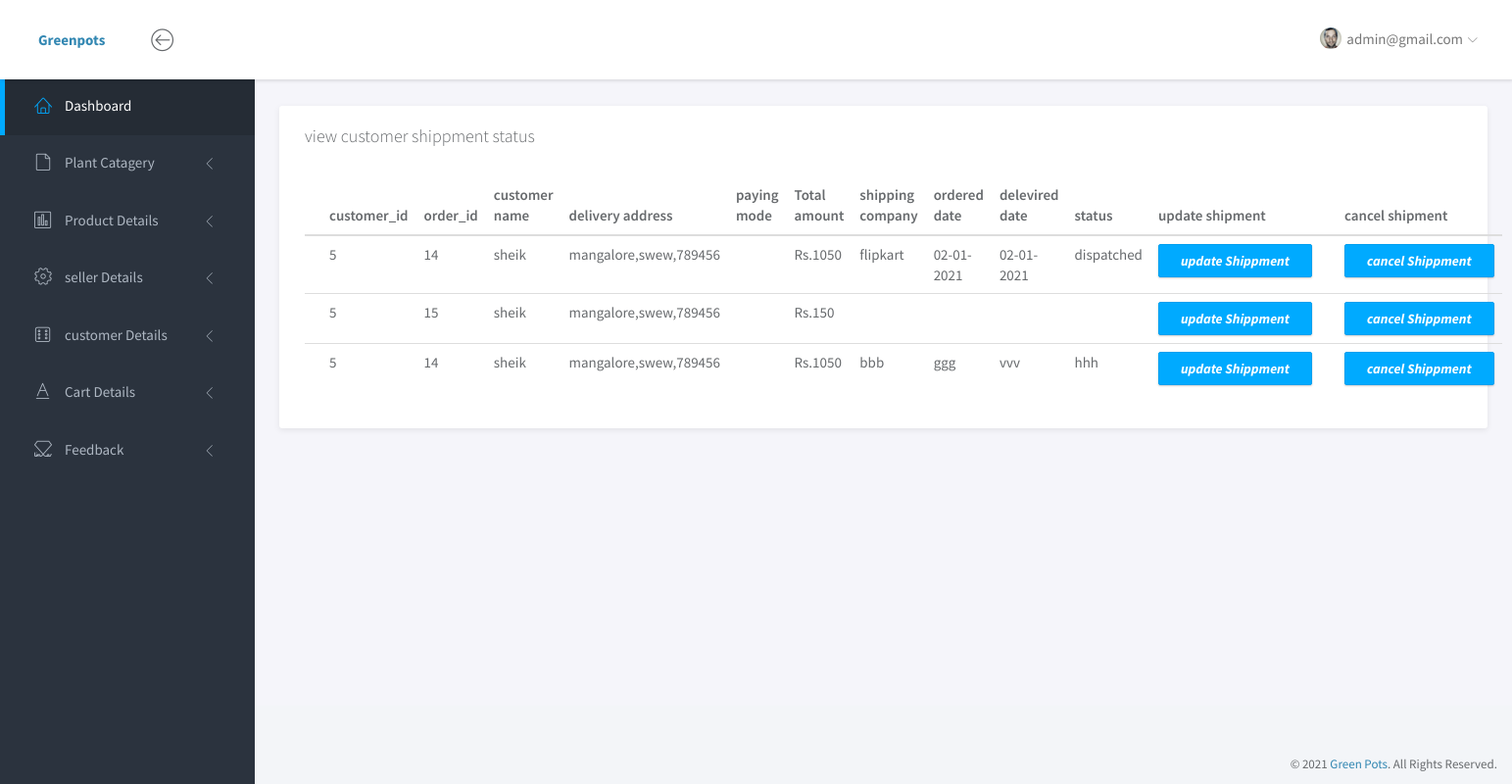
/admin/sendorderstatus.php (signed in), run on the app's committed database.
### tables this page shows
CREATE TABLE `addorderdetail` (
  `ao_id` int(11) NOT NULL,
  `name` varchar(100) NOT NULL,
  `address` varchar(1000) NOT NULL,
  `state` varchar(100) NOT NULL,
  `pin` int(100) NOT NULL,
  `shipcom` varchar(100) NOT NULL,
  `bdate` varchar(100) NOT NULL,
  `ddate` varchar(100) NOT NULL,
  `status` varchar(800) NOT NULL,
  `u_id` int(100) NOT NULL,
  `or_id` int(100) NOT NULL,
  `paymode` varchar(100) NOT NULL,
  `tamount` int(100) NOT NULL
);

### app/Main.php (called while the page is built, shortened)
<?php
class Main {
    public function __construct(){
        try{
            $this->conn = new PDO(DB_TYPE.":host=".DB_SERVER.";dbname=".DB_DATABASE, DB_USER, DB_PASSWORD);
        }
        catch (PDOException $e){
            echo '<h3>Database Not Connected</h3>','<p>Please Check database connection before running this site ...</p>'; exit;
        }
    }
}

### app/Admin.php (called while the page is built, shortened)
<?php
class Admin extends Main
{
	public function ret($stmt){
		$stmt = $this->conn->prepare($stmt);
		$stmt->execute();
		return $stmt;
	}
}
?>

### admin/sendorderstatus.php (the view, shortened to what this page needs)
<?php
$admin = new Admin();
?>
<!doctype html>
<html lang="en">
<head>
	<link rel="stylesheet" href="assets/vendor/bootstrap/css/bootstrap.min.css">
	<link rel="stylesheet" href="assets/vendor/font-awesome/css/font-awesome.min.css">
	<link rel="stylesheet" href="assets/vendor/linearicons/style.css">
	<link rel="stylesheet" href="assets/vendor/chartist/css/chartist-custom.css">
	<link rel="stylesheet" href="assets/css/main.css">
	<link rel="stylesheet" href="assets/css/demo.css">
</head>
<body>
	<div id="wrapper">
		<?php include "header.php" ?>
        <?php include "sidebar.php" ?>
		<div class="main">
			<div class="main-content">
				<div class="container-fluid">
							<div class="panel">
								<div class="panel-heading">
									<h3 class="panel-title">view customer shippment status</h3>
								</div>
								<div class="panel-body">
									<table class="table table-hover table-dark">
										<thead>
											<tr>
												<th>customer_id</th>
												<th>order_id</th>
												<th>customer name</th>
												<th>delivery address</th>
												<th>paying mode</th>
												<th>Total amount</th>
												<th>shipping company</th>
												<th>ordered date</th>
												<th>delevired date</th>
												<th>status</th>
												<th>update shipment</th>
												<th>cancel shipment</th>
											</tr>
										</thead>
										<tbody>
											<?php
                                   $stmtss=$admin -> ret("SELECT * FROM `addorderdetail`");
                                   while($rowss=$stmtss->fetch(PDO::FETCH_ASSOC))
                                   {
                                         ?>
											<tr>
												  <td><?= $rowss['u_id']; ?></td>
												  <td><?= $rowss['or_id']; ?></td>
												   <td><?= $rowss['name']; ?></td>
												  <td><?= $rowss['address']; ?>,<?= $rowss['state']; ?>,<?= $rowss['pin']; ?></td>
												    <td style="color:red"><?= $rowss['paymode']; ?></td>
												    <td>Rs.<?= $rowss['tamount']; ?></td>
												     <td><?= $rowss['shipcom']; ?></td>
												      <td><?= $rowss['bdate']; ?></td>
												       <td><?= $rowss['ddate']; ?></td>
												        <td><?= $rowss['status']; ?></td>
                          				     <td>
                              <a href="addorderdetailupdate.php?id=<?= $rowss['ao_id']; ?>" class="btn btn-primary" onclick="return confirm('Are you sure want do update shipment?')"><b><i>update Shippment</i></b></a>
                          </td>
                          		     <td>
                              <a href="admincontroller/addorderdetail.php?id=<?= $rowss['ao_id']; ?>" class="btn btn-primary" onclick="return confirm('Are you sure want do cancel shipment?')"><b><i>cancel Shippment</i></b></a>
                          </td>
											</tr>
										<?php } ?>
										</tbody>
									</table>
								</div>
							</div>
				</div>
			</div>
		</div>
        <?php include "footer.php" ?>
	</div>
</body>
</html>

### admin/header.php (shortened to what this page needs)
<nav class="navbar navbar-default navbar-fixed-top">
			<div class="brand">
				<a href="index.php"><b>Greenpots</b></a>
			</div>
			<div class="container-fluid">
				<div class="navbar-btn">
					<button type="button" class="btn-toggle-fullwidth"><i class="lnr lnr-arrow-left-circle"></i></button>
				</div>
				<div id="navbar-menu">
					<ul class="nav navbar-nav navbar-right">
						<li class="dropdown">
					   <?php
                        $stmt=$admin -> ret("SELECT * FROM admin");
                        $row=$stmt->fetch(PDO::FETCH_ASSOC);
                        ?>
							<a href="#" class="dropdown-toggle" data-toggle="dropdown"><img src="assets/img/user.png" class="img-circle" alt="Avatar"> <span><?php echo $row['email'];?></span> <i class="icon-submenu lnr lnr-chevron-down"></i></a>
						</li>
					</ul>
				</div>
			</div>
		</nav>

### admin/assets/css/main.css (style rules this page uses)
html { position: relative; min-height: 100%; }
body { background-color: #F3F5F8; font-family: "Source Sans Pro", sans-serif; font-size: 15px; color: #676a6d; }
a { color: #3287B2; }
th { font-weight: 600; }
#wrapper .main { -webkit-transition: all 0.3s ease-in-out; -moz-transition: all 0.3s ease-in-out; -ms-transition: all 0.3s ease-in-out; -o-transition: all 0.3s ease-in-out; transition: all 0.3s ease-in-out; width: calc(100% - 260px); left: 0; position: relative; float: right; background-color: #f5f5fa; }
#wrapper #sidebar-nav, #wrapper .main { padding-top: 80px; }
.main-content { padding: 28px 10px; }
.navbar-default { -webkit-transition: all 0.3s ease-in-out; -moz-transition: all 0.3s ease-in-out; -ms-transition: all 0.3s ease-in-out; -o-transition: all 0.3s ease-in-out; transition: all 0.3s ease-in-out; -moz-box-shadow: 1px 2px 3px rgba(0, 0, 0, 0.1); -webkit-box-shadow: 1px 2px 3px rgba(0, 0, 0, 0.1); box-shadow: 1px 2px 3px rgba(0, 0, 0, 0.1); -webkit-border-radius: 0; -moz-border-radius: 0; border-radius: 0; padding: 0; margin: 0; border: none; background-color: #fff; }
.navbar-default .brand { float: left; padding: 30px 39px; background-color: #fff; }
.navbar-btn { float: left; padding: 16px 0; }
.navbar-btn button { font-size: 24px; padding: 4px 8px; line-height: .7; border: none; background: none; outline: none; }
.navbar-nav > li > a { padding: 28px 20px; }
.navbar-nav > li > a > i { font-size: 22px; margin-right: 2px; vertical-align: middle; }
.navbar-nav > li > a > i.icon-submenu { margin-left: 2px; margin-right: 0; font-size: 10px; position: relative; top: 2px; }
.navbar-nav > li > a > span { position: relative; top: 2px; }
.navbar-nav > li > a img { width: 22px; margin-right: 2px; }
@media screen and (min-width: 768px) { .navbar-nav.navbar-right { margin-right: 0; } }
.btn { -webkit-border-radius: 2px; -moz-border-radius: 2px; border-radius: 2px; -moz-box-shadow: 0px 1px 2px 0 rgba(0, 0, 0, 0.2); -webkit-box-shadow: 0px 1px 2px 0 rgba(0, 0, 0, 0.2); box-shadow: 0px 1px 2px 0 rgba(0, 0, 0, 0.2); padding: 6px 22px; }
.btn-primary { background-color: #00AAFF; border-color: #00a0f0; }
.panel { -webkit-border-radius: 3px; -moz-border-radius: 3px; border-radius: 3px; -moz-box-shadow: 0 2px 6px rgba(0, 0, 0, 0.08); -webkit-box-shadow: 0 2px 6px rgba(0, 0, 0, 0.08); box-shadow: 0 2px 6px rgba(0, 0, 0, 0.08); background-color: #fff; margin-bottom: 30px; }
.panel .panel-heading, .panel .panel-body, .panel .panel-footer { padding-left: 25px; padding-right: 25px; }
.panel .panel-heading { padding-top: 20px; padding-bottom: 20px; position: relative; }
.panel .panel-heading .panel-title { margin: 0; font-size: 18px; font-weight: 300; }
.panel .panel-body { padding-top: 10px; padding-bottom: 15px; }
.panel .table > thead > tr > td:first-child, .panel .table > thead > tr > th:first-child, .panel .table > tbody > tr > td:first-child, .panel .table > tbody > tr > th:first-child, .panel .table > tfoot > tr > td:first-child, .panel .table > tfoot > tr > th:first-child { padding-left: 25px; }
.panel .table > thead > tr > td:last-child, .panel .table > thead > tr > th:last-child, .panel .table > tbody > tr > td:last-child, .panel .table > tbody > tr > th:last-child, .panel .table > tfoot > tr > td:last-child, .panel .table > tfoot > tr > th:last-child { padding-left: 25px; }

### data on the page
addorderdetail: u "5", or "14", name "sheik", address "mangalore", state "swew", pin "789456", tamount "1050", shipcom "flipkart", bdate "02-01-2021", ddate "02-01-2021", status "dispatched"
addorderdetail: u "5", or "15", name "sheik", address "mangalore", state "swew", pin "789456", tamount "150"
addorderdetail: u "5", or "14", name "sheik", address "mangalore", state "swew", pin "789456", tamount "1050", shipcom "bbb", bdate "ggg", ddate "vvv", status "hhh"

### other printed values
$row['email'] "admin@gmail.com"
